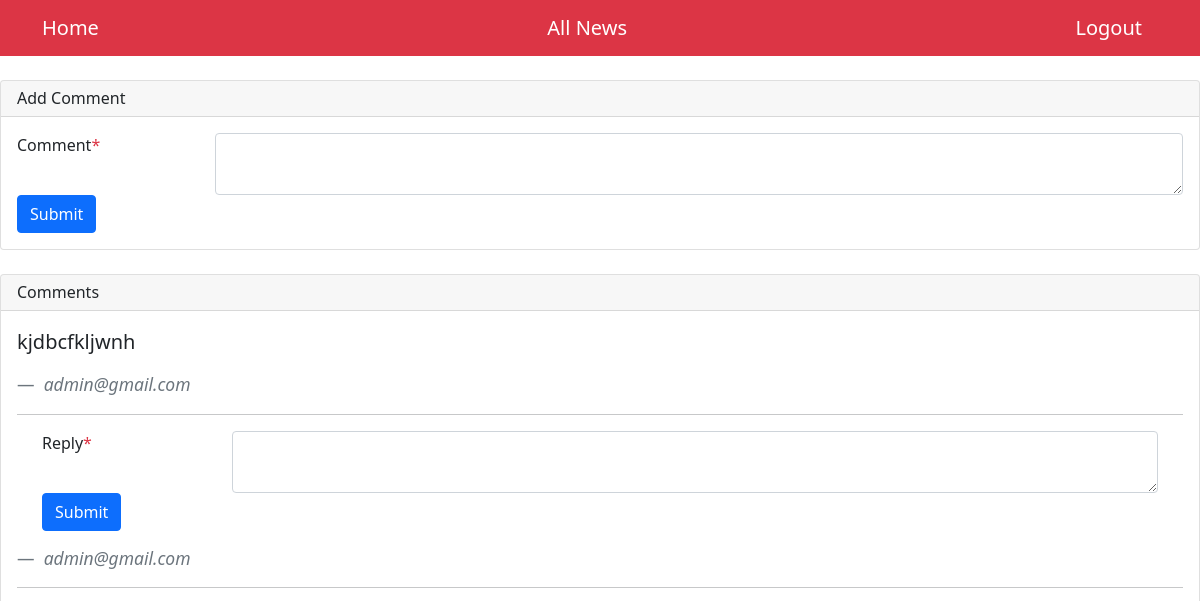
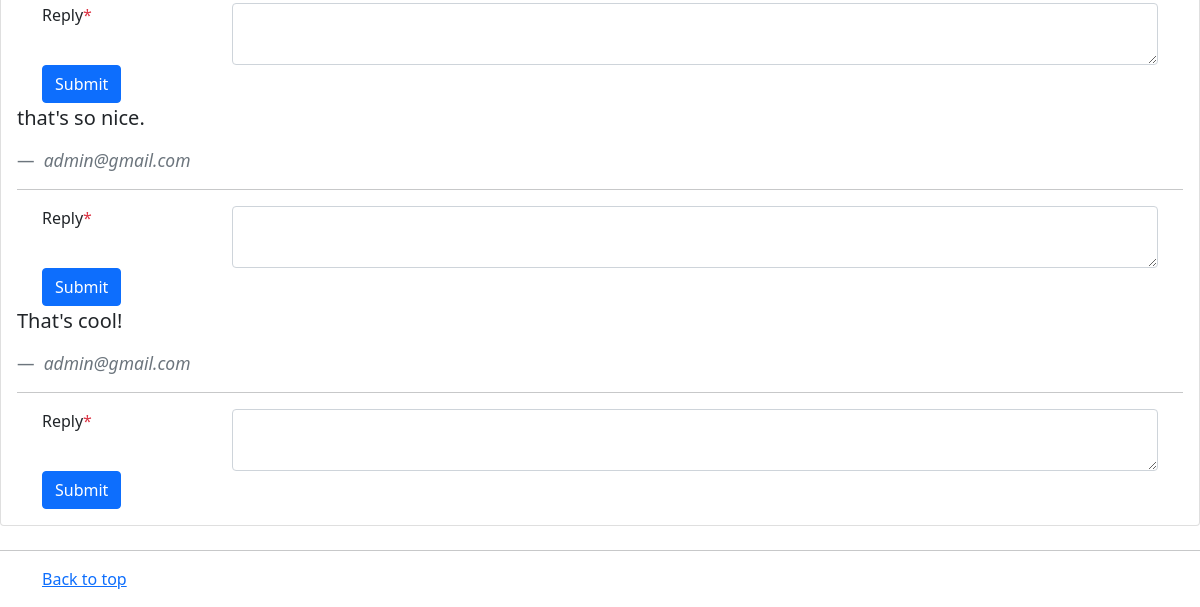
Before: /detail/1 (signed in) with the older database file (2 pictures, top to bottom).
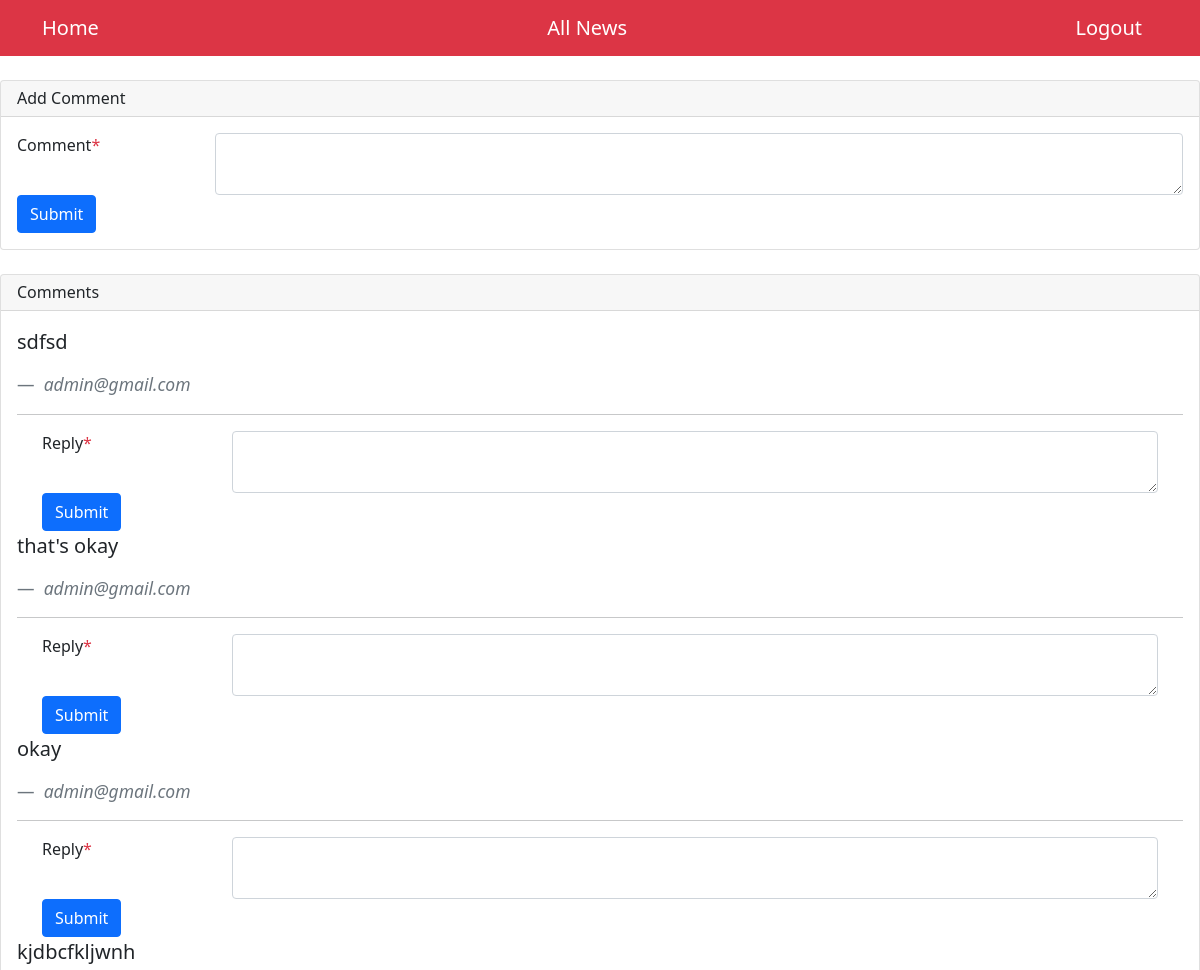
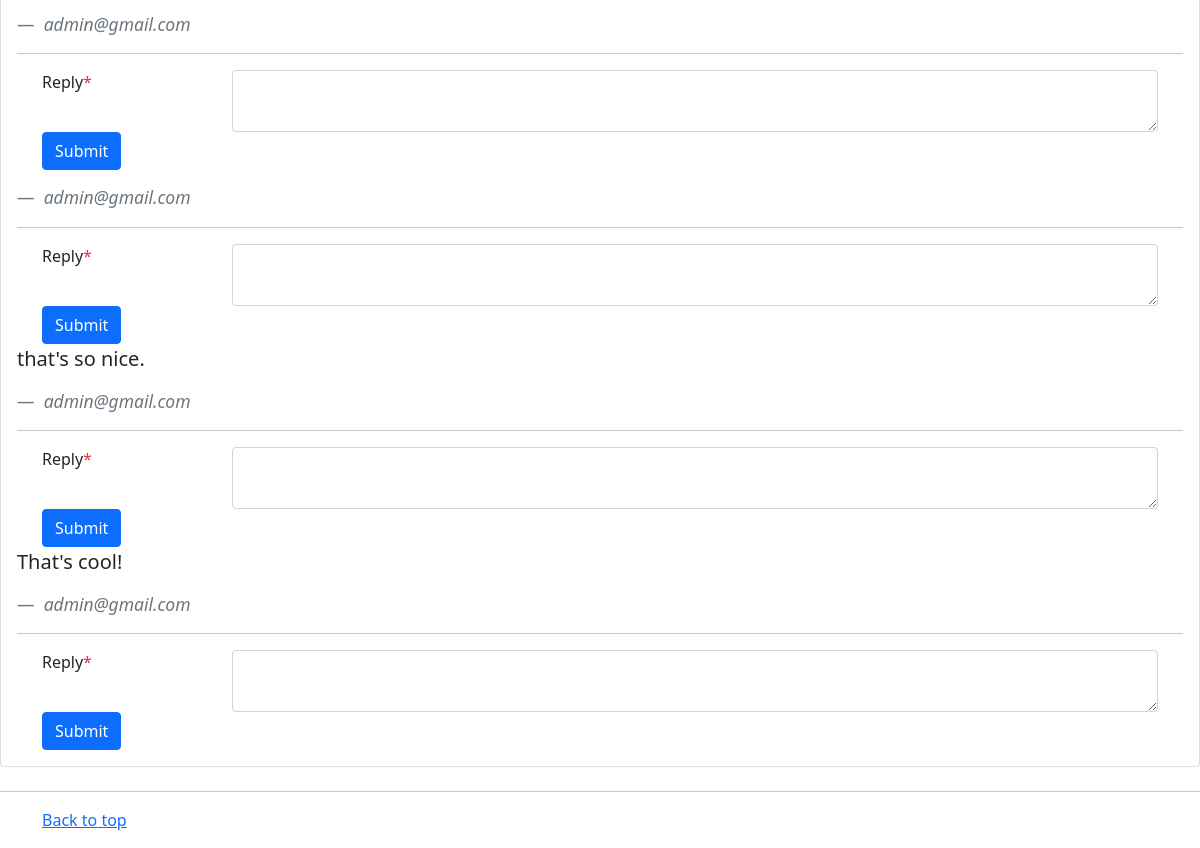
After: the same page with the newer database file (2 pictures, top to bottom).
### news_app/models.py (models this page shows, shortened)
class Comment(models.Model):
    news = models.ForeignKey(News, on_delete=models.CASCADE, related_name='comment')
    user = models.ForeignKey(User, on_delete=models.CASCADE, related_name='comment')
    comment = models.TextField()
    parent_field = models.ForeignKey("self", null=True, blank=True, related_name='parents', on_delete=models.CASCADE)

class User(AbstractUser):
    object = CustomUserManager()
    name = models.CharField(max_length=100)
    email = models.EmailField(max_length=200, unique=True)
    username = None
    USERNAME_FIELD = 'email'
    REQUIRED_FIELDS = []

### news_app/views.py (the view)
# urls.py: path('detail/<int:id>', views.detail, name='adetail'),
def detail(request, id):
    news = News.objects.get(pk=id)
    if not request.user.is_authenticated:
        messages.add_message(request, "You're not logged in")
    else:
        if request.method == 'POST':
            comment = request.POST['message']
            Comment.objects.create(
                user_id=id,
                news=news,
                comment=comment,
            )
            messages.success(request, "Your comment added successfully")
    comments = Comment.objects.filter(news=news).order_by('-id')
    return render(request, 'detail.html', {'news': news, 'comments': comments})

### news_app/templates/detail.html (shortened to what this page needs)
{% extends 'base.html' %}
{% block content %}
    <!DOCTYPE html>
    <html lang="en">
    <head>
    </head>
    <body>
    <div class="card my-4">
        <h6 class="card-header">Add Comment</h6>
        <div class="card-body">
            <form method="post" action="/detail/{{ news.id }}">
                <div class="form-group row">
                    <label class="col-md-2">Comment<span class="text-danger">*</span></label>
                    <div class="col-md-10">
                        <textarea class="form-control" name="message" required></textarea>
                    </div>
                </div>
                <input type="submit" class="btn btn-primary"/>
            </form>
        </div>
    </div>
    <div class="card my-4">
        <h6 class="card-header">Comments</h6>
        <div class="card-body">
            {% for comment in comments %}
                <blockquote class="blockquote text-right">
                    <p class="mb-0">{{ comment.comment }}</p>
                    <br/>
                    <footer class="blockquote-footer">{{ comment.user.name }} <cite
                            title="Source Title">{{ comment.user.email }}</cite></footer>
                </blockquote>
                <hr/>
                <div class="replied-comments container mt-2">
                    <div class="form-group row">
                        <form method="post" action="/detail/{{ news.id }}">
                            <div class="form-group row">
                                <label class="col-md-2">Reply<span class="text-danger">*</span></label>
                                <div class="col-md-10">
                                    <textarea class="form-control" name="message" required></textarea>
                                </div>
                            </div>
                            <input type="submit" class="btn btn-primary"/>
                        </form>
                    </div>
                </div>
            {% endfor %}
        </div>
    </div>
    </body>
    </html>
{% endblock %}

Changed rows visible on the page:
added Comment: comment "sdfsd", user.email "admin@gmail.com"
added Comment: comment "that's okay", user.email "admin@gmail.com"
added Comment: comment "okay", user.email "admin@gmail.com"
